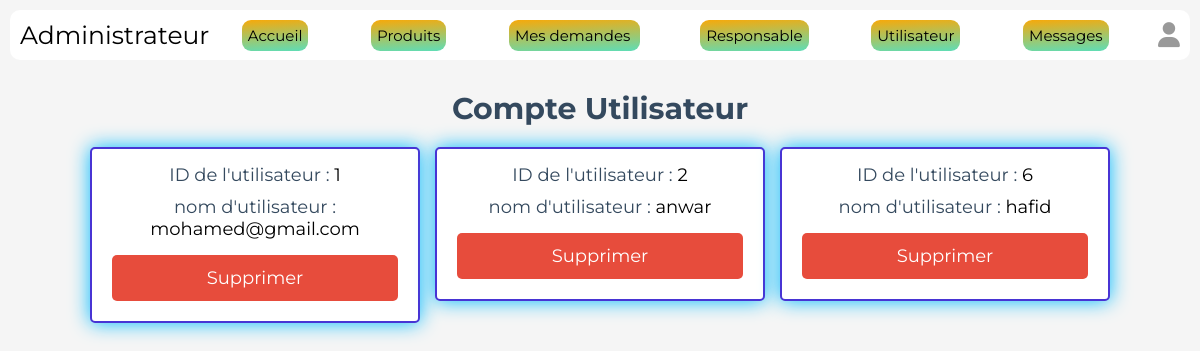
/admin/users_accounts.php (signed in), run on the app's committed database.
### tables this page shows
CREATE TABLE `users` (
  `id` int(100) NOT NULL,
  `name` varchar(20) NOT NULL,
  `email` varchar(50) NOT NULL,
  `number` varchar(10) NOT NULL,
  `password` varchar(50) NOT NULL,
  `address` varchar(500) NOT NULL
);

### admin/users_accounts.php (the view, shortened to what this page needs)
<?php
include '../components/connect.php';
?>
<!DOCTYPE html>
<html >
<head>
   <link rel="stylesheet" href="https://cdnjs.cloudflare.com/ajax/libs/font-awesome/6.1.1/css/all.min.css">
   <link rel="stylesheet" href="../css/admin_style.css">
</head>
<body>
<?php include '../components/admin_header.php' ?>
<section class="accounts">
   <h1 class="heading">compte utilisateur</h1>
   <div class="box-container">
   <?php
      $select_account = $conn->prepare("SELECT * FROM `users`");
      $select_account->execute();
      if($select_account->rowCount() > 0){
         while($fetch_accounts = $select_account->fetch(PDO::FETCH_ASSOC)){
   ?>
   <div class="box">
      <p> ID de l'utilisateur : <span><?= $fetch_accounts['id']; ?></span> </p>
      <p> nom d'utilisateur : <span><?= $fetch_accounts['name']; ?></span> </p>
      <a href="users_accounts.php?delete=<?= $fetch_accounts['id']; ?>" class="delete-btn" onclick="return confirm('supprimer ce compte ?');">supprimer </a>
   </div>
   <?php
      }
   }else{
      echo '<p class="empty">aucun compte disponible</p>';
   }
   ?>
   </div>
</section>
</body>
</html>

### css/admin_style.css (style rules this page uses)
:root { --main-color:black; --red:#e74c3c; --orange:#f39c12; --black:#34495e; --white:#fff; --light-bg:#f5f5f5; --light-color:#999; --border:.2rem solid #4834d4; --box-shadow:0px 0px 20px #00bbff; }
* { font-family: 'Montserrat', sans-serif; margin:0; padding:0; box-sizing: border-box; text-decoration: none; outline: none; border:none; }
html { font-size: 62.5%; overflow-x: hidden; }
body { background-color: var(--light-bg); }
section { max-width: 1200px; margin:0 auto; padding:2rem; }
.btn, .delete-btn, .option-btn { display: block; margin-top: 1rem; border-radius: .5rem; cursor: pointer; width: 100%; font-size: 1.8rem; color:var(--white); padding:1.2rem 3rem; text-transform: capitalize; text-align: center; }
.delete-btn { background-color: var(--red); }
.heading { text-align: center; margin-bottom: 2rem; text-transform: capitalize; color:var(--black); font-size: 3rem; }
.accounts .box-container { display: grid; grid-template-columns: repeat(auto-fit, 33rem); gap:1.5rem; justify-content: center; align-items: flex-start; }
.accounts .box-container .box { background-color: var(--white); border-radius: .5rem; box-shadow: var(--box-shadow); border:var(--border); padding:2rem; padding-top: 1rem; text-align: center; }
.accounts .box-container .box p { padding: .5rem 0; font-size: 1.8rem; color:var(--black); }
.accounts .box-container .box p span { color:var(--main-color); }

### data on the page
users: id "1", name "mohamed@gmail.com"
users: id "2", name "anwar"
users: id "6", name "hafid"
